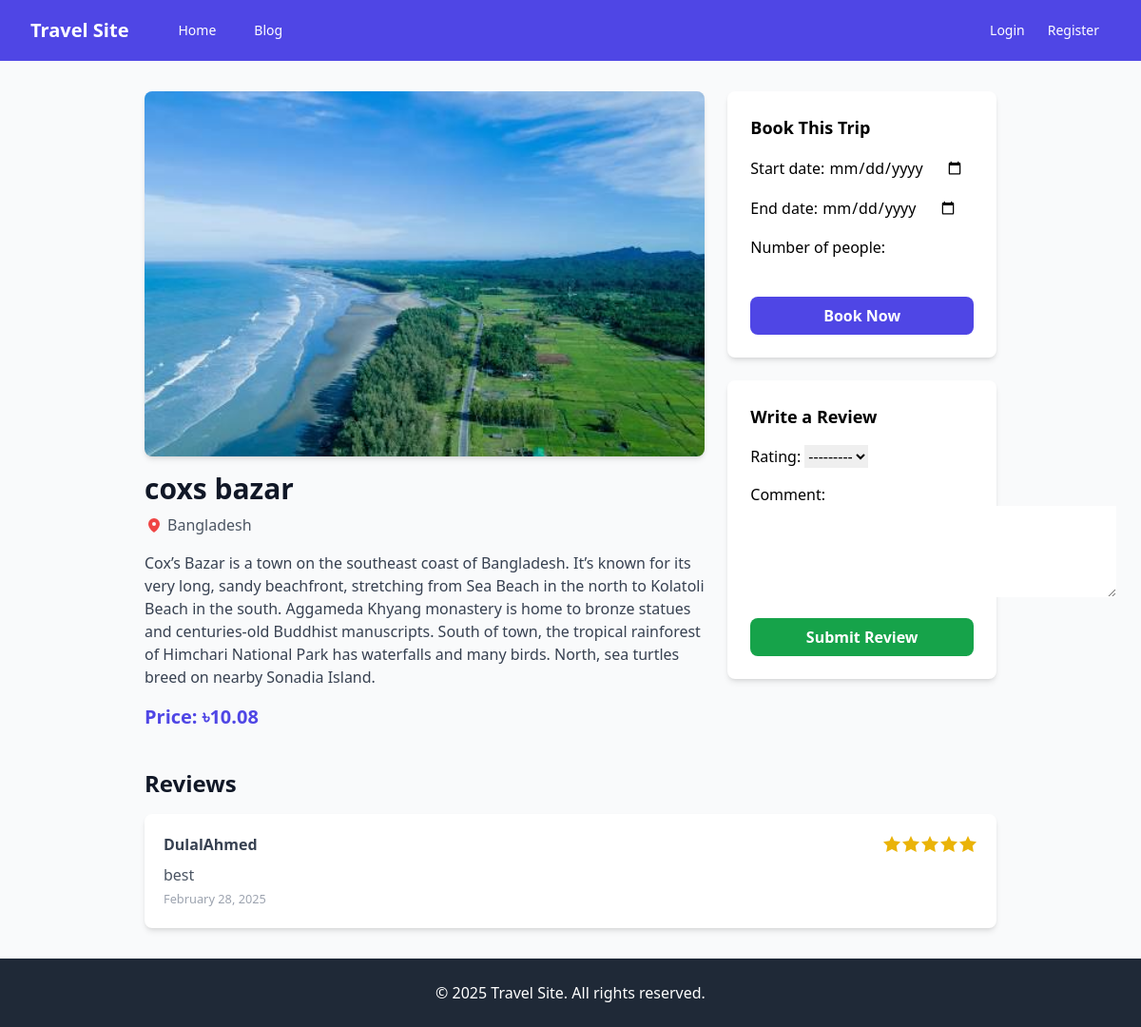
Page /destination/1/ on the committed database.
### trips/models.py (models this page shows, shortened)
class Destination(models.Model):
    name = models.CharField(max_length=100)
    description = models.TextField()
    location = models.CharField(max_length=100)
    image = models.ImageField(upload_to='destinations/')
    price = models.DecimalField(max_digits=10, decimal_places=2)
    created_at = models.DateTimeField(auto_now_add=True)

class Review(models.Model):
    user = models.ForeignKey(User, on_delete=models.CASCADE)
    destination = models.ForeignKey(Destination, on_delete=models.CASCADE)
    rating = models.IntegerField(choices=[(i, i) for i in range(1, 6)])
    comment = models.TextField()
    created_at = models.DateTimeField(auto_now_add=True)

### trips/views.py (the view)
# urls.py: path('destination/<int:pk>/', DestinationDetailView.as_view(), name='destination-detail'),
class DestinationDetailView(DetailView):
    model = Destination
    template_name = 'trips/destination_detail.html'
    def get_context_data(self, **kwargs):
        context = super().get_context_data(**kwargs)
        context['reviews'] = Review.objects.filter(destination=self.object).order_by('-created_at')
        context['booking_form'] = BookingForm()
        context['review_form'] = ReviewForm()
        return context

### trips/forms.py
class BookingForm(forms.ModelForm):
    class Meta:
        model = Booking
        fields = ['start_date', 'end_date', 'number_of_people']
        widgets = {
            'start_date': forms.DateInput(attrs={'type': 'date'}),
            'end_date': forms.DateInput(attrs={'type': 'date'}),
        }

class ReviewForm(forms.ModelForm):
    class Meta:
        model = Review
        fields = ['rating', 'comment']
        widgets = {
            'comment': forms.Textarea(attrs={'rows': 4}),
        }

### templates/trips/destination_detail.html (shortened to what this page needs)
{% extends "base.html" %}
{% block content %}
<div class="max-w-6xl mx-auto px-4 sm:px-6 lg:px-8">
    <div class="grid grid-cols-1 md:grid-cols-3 gap-6">
        <div class="md:col-span-2">
            <img src="{{ destination.image.url }}" class="w-full h-96 object-cover rounded-lg shadow-md" alt="{{ destination.name }}">
            <h1 class="mt-4 text-3xl font-bold text-gray-900">{{ destination.name }}</h1>
            <p class="text-gray-600 flex items-center mt-2">
                <svg class="w-5 h-5 text-red-500 mr-1" fill="currentColor" viewBox="0 0 20 20">
                    <path fill-rule="evenodd" d="M10 3a6 6 0 00-6 6c0 5 6 9 6 9s6-4 6-9a6 6 0 00-6-6zm0 8a2 2 0 110-4 2 2 0 010 4z" clip-rule="evenodd"></path>
                </svg>
                {{ destination.location }}
            </p>
            <p class="mt-4 text-gray-700">{{ destination.description }}</p>
            <h3 class="mt-4 text-xl font-semibold text-indigo-600">Price: ৳{{ destination.price }}</h3>
        </div>
        <div class="space-y-6">
            <div class="bg-white p-6 rounded-lg shadow-md">
                <h5 class="text-lg font-semibold mb-4">Book This Trip</h5>
                <form method="POST" action="{% url 'book-destination' destination.pk %}" class="space-y-4">
                    {{ booking_form }}
                    <button type="submit" class="w-full bg-indigo-600 hover:bg-indigo-700 text-white font-bold py-2 px-4 rounded-lg">Book Now</button>
                </form>
            </div>
            <div class="bg-white p-6 rounded-lg shadow-md">
                <h5 class="text-lg font-semibold mb-4">Write a Review</h5>
                <form method="POST" action="{% url 'add-review' destination.pk %}" class="space-y-4">
                    {{ review_form }}
                    <button type="submit" class="w-full bg-green-600 hover:bg-green-700 text-white font-bold py-2 px-4 rounded-lg">Submit Review</button>
                </form>
            </div>
        </div>
    </div>
    <div class="mt-10">
        <h3 class="text-2xl font-bold text-gray-900">Reviews</h3>
        {% for review in reviews %}
        <div class="bg-white shadow-md rounded-lg p-5 mt-4">
            <div class="flex justify-between items-center">
                <h6 class="text-gray-700 font-semibold">{{ review.user.username }}</h6>
                <div class="flex">
                    {% for i in review.rating|ljust:review.rating %}
                    <svg class="w-5 h-5 text-yellow-500" fill="currentColor" viewBox="0 0 20 20">
                        <path d="M10 15l-5.878 3.09 1.122-6.545L1 7.227l6.561-.954L10 1l2.439 5.273L19 7.227l-4.244 4.318 1.122 6.545L10 15z"></path>
                    </svg>
                    {% endfor %}
                </div>
            </div>
            <p class="mt-2 text-gray-600">{{ review.comment }}</p>
            <small class="text-gray-400">{{ review.created_at|date:"F d, Y" }}</small>
        </div>
        {% empty %}
        <p class="text-gray-500 mt-3">No reviews yet. Be the first to review!</p>
        {% endfor %}
    </div>
</div>
{% endblock %}

### static/css/style.css (style rules this page uses)
body { min-height: 100vh; display: flex; flex-direction: column; }

### rows in the picture
Destination: image (picture), name "coxs bazar", location "Bangladesh", description "Cox’s Bazar is a town on the southeast coast of Bangladesh. It’s known for its very long, sandy beachfront, stretching from Sea Beach in the north to Kolatoli Beach in the south. Aggameda Khyang monastery is home to bronze statues and centuries-old Buddhist manuscripts. South of town, the tropical rainforest of Himchari National Park has waterfalls and many birds. North, sea turtles breed on nearby Sonadia Island.", price "10.08"
Review: user.username "DulalAhmed", rating 5 (drawn), comment "best", created_at "February 28, 2025"
